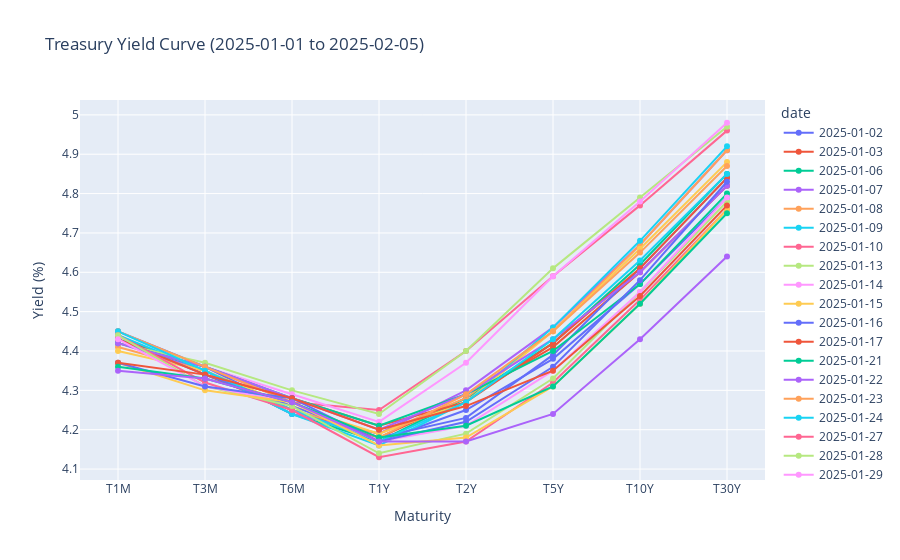

The notebook cell saved with this chart:
### Code cell
fig = plot_yields(db_file = "yields.db",
            start_date = "2025-01-01",
            end_date = "2025-02-05")

fig.show()

### Figure 1 — Plotly figure (JSON) as saved in the notebook; plotly's stock layout.template omitted (floating-point values rounded to 4 significant figures)
{"data": [{"hovertemplate": "date=2025-01-02<br>Maturity=%{x}<br>Yield (%)=%{y}<extra></extra>", "legendgroup": "2025-01-02", "line": {"color": "#636efa", "dash": "solid"}, "marker": {"symbol": "circle"}, "mode": "markers+lines", "name": "2025-01-02", "orientation": "v", "showlegend": true, "type": "scatter", "x": ["T1M", "T3M", "T6M", "T1Y", "T2Y", "T5Y", "T10Y", "T30Y"], "xaxis": "x", "y": [4.45, 4.36, 4.25, 4.17, 4.25, 4.38, 4.57, 4.79], "yaxis": "y"}, {"hovertemplate": "date=2025-01-03<br>Maturity=%{x}<br>Yield (%)=%{y}<extra></extra>", "legendgroup": "2025-01-03", "line": {"color": "#EF553B", "dash": "solid"}, "marker": {"symbol": "circle"}, "mode": "markers+lines", "name": "2025-01-03", "orientation": "v", "showlegend": true, "type": "scatter", "x": ["T1M", "T3M", "T6M", "T1Y", "T2Y", "T5Y", "T10Y", "T30Y"], "xaxis": "x", "y": [4.44, 4.34, 4.25, 4.18, 4.28, 4.41, 4.6, 4.82], "yaxis": "y"}, {"hovertemplate": "date=2025-01-06<br>Maturity=%{x}<br>Yield (%)=%{y}<extra></extra>", "legendgroup": "2025-01-06", "line": {"color": "#00cc96", "dash": "solid"}, "marker": {"symbol": "circle"}, "mode": "markers+lines", "name": "2025-01-06", "orientation": "v", "showlegend": true, "type": "scatter", "x": ["T1M", "T3M", "T6M", "T1Y", "T2Y", "T5Y", "T10Y", "T30Y"], "xaxis": "x", "y": [4.43, 4.35, 4.24, 4.17, 4.28, 4.42, 4.62, 4.85], "yaxis": "y"}, {"hovertemplate": "date=2025-01-07<br>Maturity=%{x}<br>Yield (%)=%{y}<extra></extra>", "legendgroup": "2025-01-07", "line": {"color": "#ab63fa", "dash": "solid"}, "marker": {"symbol": "circle"}, "mode": "markers+lines", "name": "2025-01-07", "orientation": "v", "showlegend": true, "type": "scatter", "x": ["T1M", "T3M", "T6M", "T1Y", "T2Y", "T5Y", "T10Y", "T30Y"], "xaxis": "x", "y": [4.42, 4.35, 4.24, 4.19, 4.3, 4.46, 4.67, 4.91], "yaxis": "y"}, {"hovertemplate": "date=2025-01-08<br>Maturity=%{x}<br>Yield (%)=%{y}<extra></extra>", "legendgroup": "2025-01-08", "line": {"color": "#FFA15A", "dash": "solid"}, "marker": {"symbol": "circle"}, "mode": "markers+lines", "name": "2025-01-08", "orientation": "v", "showlegend": true, "type": "scatter", "x": ["T1M", "T3M", "T6M", "T1Y", "T2Y", "T5Y", "T10Y", "T30Y"], "xaxis": "x", "y": [4.41, 4.35, 4.25, 4.19, 4.28, 4.45, 4.67, 4.91], "yaxis": "y"}, {"hovertemplate": "date=2025-01-09<br>Maturity=%{x}<br>Yield (%)=%{y}<extra></extra>", "legendgroup": "2025-01-09", "line": {"color": "#19d3f3", "dash": "solid"}, "marker": {"symbol": "circle"}, "mode": "markers+lines", "name": "2025-01-09", "orientation": "v", "showlegend": true, "type": "scatter", "x": ["T1M", "T3M", "T6M", "T1Y", "T2Y", "T5Y", "T10Y", "T30Y"], "xaxis": "x", "y": [4.44, 4.35, 4.24, 4.16, 4.27, 4.46, 4.68, 4.92], "yaxis": "y"}, {"hovertemplate": "date=2025-01-10<br>Maturity=%{x}<br>Yield (%)=%{y}<extra></extra>", "legendgroup": "2025-01-10", "line": {"color": "#FF6692", "dash": "solid"}, "marker": {"symbol": "circle"}, "mode": "markers+lines", "name": "2025-01-10", "orientation": "v", "showlegend": true, "type": "scatter", "x": ["T1M", "T3M", "T6M", "T1Y", "T2Y", "T5Y", "T10Y", "T30Y"], "xaxis": "x", "y": [4.42, 4.36, 4.27, 4.25, 4.4, 4.59, 4.77, 4.96], "yaxis": "y"}, {"hovertemplate": "date=2025-01-13<br>Maturity=%{x}<br>Yield (%)=%{y}<extra></extra>", "legendgroup": "2025-01-13", "line": {"color": "#B6E880", "dash": "solid"}, "marker": {"symbol": "circle"}, "mode": "markers+lines", "name": "2025-01-13", "orientation": "v", "showlegend": true, "type": "scatter", "x": ["T1M", "T3M", "T6M", "T1Y", "T2Y", "T5Y", "T10Y", "T30Y"], "xaxis": "x", "y": [4.42, 4.37, 4.3, 4.24, 4.4, 4.61, 4.79, 4.97], "yaxis": "y"}, {"hovertemplate": "date=2025-01-14<br>Maturity=%{x}<br>Yield (%)=%{y}<extra></extra>", "legendgroup": "2025-01-14", "line": {"color": "#FF97FF", "dash": "solid"}, "marker": {"symbol": "circle"}, "mode": "markers+lines", "name": "2025-01-14", "orientation": "v", "showlegend": true, "type": "scatter", "x": ["T1M", "T3M", "T6M", "T1Y", "T2Y", "T5Y", "T10Y", "T30Y"], "xaxis": "x", "y": [4.42, 4.36, 4.29, 4.22, 4.37, 4.59, 4.78, 4.98], "yaxis": "y"}, {"hovertemplate": "date=2025-01-15<br>Maturity=%{x}<br>Yield (%)=%{y}<extra></extra>", "legendgroup": "2025-01-15", "line": {"color": "#FECB52", "dash": "solid"}, "marker": {"symbol": "circle"}, "mode": "markers+lines", "name": "2025-01-15", "orientation": "v", "showlegend": true, "type": "scatter", "x": ["T1M", "T3M", "T6M", "T1Y", "T2Y", "T5Y", "T10Y", "T30Y"], "xaxis": "x", "y": [4.4, 4.35, 4.26, 4.19, 4.27, 4.45, 4.66, 4.88], "yaxis": "y"}, {"hovertemplate": "date=2025-01-16<br>Maturity=%{x}<br>Yield (%)=%{y}<extra></extra>", "legendgroup": "2025-01-16", "line": {"color": "#636efa", "dash": "solid"}, "marker": {"symbol": "circle"}, "mode": "markers+lines", "name": "2025-01-16", "orientation": "v", "showlegend": true, "type": "scatter", "x": ["T1M", "T3M", "T6M", "T1Y", "T2Y", "T5Y", "T10Y", "T30Y"], "xaxis": "x", "y": [4.43, 4.34, 4.26, 4.18, 4.23, 4.39, 4.61, 4.84], "yaxis": "y"}, {"hovertemplate": "date=2025-01-17<br>Maturity=%{x}<br>Yield (%)=%{y}<extra></extra>", "legendgroup": "2025-01-17", "line": {"color": "#EF553B", "dash": "solid"}, "marker": {"symbol": "circle"}, "mode": "markers+lines", "name": "2025-01-17", "orientation": "v", "showlegend": true, "type": "scatter", "x": ["T1M", "T3M", "T6M", "T1Y", "T2Y", "T5Y", "T10Y", "T30Y"], "xaxis": "x", "y": [4.43, 4.34, 4.28, 4.21, 4.27, 4.42, 4.61, 4.84], "yaxis": "y"}, {"hovertemplate": "date=2025-01-21<br>Maturity=%{x}<br>Yield (%)=%{y}<extra></extra>", "legendgroup": "2025-01-21", "line": {"color": "#00cc96", "dash": "solid"}, "marker": {"symbol": "circle"}, "mode": "markers+lines", "name": "2025-01-21", "orientation": "v", "showlegend": true, "type": "scatter", "x": ["T1M", "T3M", "T6M", "T1Y", "T2Y", "T5Y", "T10Y", "T30Y"], "xaxis": "x", "y": [4.42, 4.36, 4.28, 4.21, 4.29, 4.4, 4.57, 4.8], "yaxis": "y"}, {"hovertemplate": "date=2025-01-22<br>Maturity=%{x}<br>Yield (%)=%{y}<extra></extra>", "legendgroup": "2025-01-22", "line": {"color": "#ab63fa", "dash": "solid"}, "marker": {"symbol": "circle"}, "mode": "markers+lines", "name": "2025-01-22", "orientation": "v", "showlegend": true, "type": "scatter", "x": ["T1M", "T3M", "T6M", "T1Y", "T2Y", "T5Y", "T10Y", "T30Y"], "xaxis": "x", "y": [4.42, 4.36, 4.28, 4.2, 4.29, 4.43, 4.6, 4.82], "yaxis": "y"}, {"hovertemplate": "date=2025-01-23<br>Maturity=%{x}<br>Yield (%)=%{y}<extra></extra>", "legendgroup": "2025-01-23", "line": {"color": "#FFA15A", "dash": "solid"}, "marker": {"symbol": "circle"}, "mode": "markers+lines", "name": "2025-01-23", "orientation": "v", "showlegend": true, "type": "scatter", "x": ["T1M", "T3M", "T6M", "T1Y", "T2Y", "T5Y", "T10Y", "T30Y"], "xaxis": "x", "y": [4.45, 4.36, 4.27, 4.18, 4.29, 4.45, 4.65, 4.87], "yaxis": "y"}, {"hovertemplate": "date=2025-01-24<br>Maturity=%{x}<br>Yield (%)=%{y}<extra></extra>", "legendgroup": "2025-01-24", "line": {"color": "#19d3f3", "dash": "solid"}, "marker": {"symbol": "circle"}, "mode": "markers+lines", "name": "2025-01-24", "orientation": "v", "showlegend": true, "type": "scatter", "x": ["T1M", "T3M", "T6M", "T1Y", "T2Y", "T5Y", "T10Y", "T30Y"], "xaxis": "x", "y": [4.45, 4.35, 4.25, 4.17, 4.27, 4.43, 4.63, 4.85], "yaxis": "y"}, {"hovertemplate": "date=2025-01-27<br>Maturity=%{x}<br>Yield (%)=%{y}<extra></extra>", "legendgroup": "2025-01-27", "line": {"color": "#FF6692", "dash": "solid"}, "marker": {"symbol": "circle"}, "mode": "markers+lines", "name": "2025-01-27", "orientation": "v", "showlegend": true, "type": "scatter", "x": ["T1M", "T3M", "T6M", "T1Y", "T2Y", "T5Y", "T10Y", "T30Y"], "xaxis": "x", "y": [4.44, 4.32, 4.25, 4.13, 4.17, 4.32, 4.53, 4.76], "yaxis": "y"}, {"hovertemplate": "date=2025-01-28<br>Maturity=%{x}<br>Yield (%)=%{y}<extra></extra>", "legendgroup": "2025-01-28", "line": {"color": "#B6E880", "dash": "solid"}, "marker": {"symbol": "circle"}, "mode": "markers+lines", "name": "2025-01-28", "orientation": "v", "showlegend": true, "type": "scatter", "x": ["T1M", "T3M", "T6M", "T1Y", "T2Y", "T5Y", "T10Y", "T30Y"], "xaxis": "x", "y": [4.44, 4.31, 4.26, 4.14, 4.19, 4.33, 4.55, 4.78], "yaxis": "y"}, {"hovertemplate": "date=2025-01-29<br>Maturity=%{x}<br>Yield (%)=%{y}<extra></extra>", "legendgroup": "2025-01-29", "line": {"color": "#FF97FF", "dash": "solid"}, "marker": {"symbol": "circle"}, "mode": "markers+lines", "name": "2025-01-29", "orientation": "v", "showlegend": true, "type": "scatter", "x": ["T1M", "T3M", "T6M", "T1Y", "T2Y", "T5Y", "T10Y", "T30Y"], "xaxis": "x", "y": [4.43, 4.31, 4.27, 4.17, 4.21, 4.35, 4.55, 4.79], "yaxis": "y"}, {"hovertemplate": "date=2025-01-30<br>Maturity=%{x}<br>Yield (%)=%{y}<extra></extra>", "legendgroup": "2025-01-30", "line": {"color": "#FECB52", "dash": "solid"}, "marker": {"symbol": "circle"}, "mode": "markers+lines", "name": "2025-01-30", "orientation": "v", "showlegend": true, "type": "scatter", "x": ["T1M", "T3M", "T6M", "T1Y", "T2Y", "T5Y", "T10Y", "T30Y"], "xaxis": "x", "y": [4.37, 4.3, 4.27, 4.16, 4.18, 4.31, 4.52, 4.76], "yaxis": "y"}, {"hovertemplate": "date=2025-01-31<br>Maturity=%{x}<br>Yield (%)=%{y}<extra></extra>", "legendgroup": "2025-01-31", "line": {"color": "#636efa", "dash": "solid"}, "marker": {"symbol": "circle"}, "mode": "markers+lines", "name": "2025-01-31", "orientation": "v", "showlegend": true, "type": "scatter", "x": ["T1M", "T3M", "T6M", "T1Y", "T2Y", "T5Y", "T10Y", "T30Y"], "xaxis": "x", "y": [4.37, 4.31, 4.28, 4.17, 4.22, 4.36, 4.58, 4.83], "yaxis": "y"}, {"hovertemplate": "date=2025-02-03<br>Maturity=%{x}<br>Yield (%)=%{y}<extra></extra>", "legendgroup": "2025-02-03", "line": {"color": "#EF553B", "dash": "solid"}, "marker": {"symbol": "circle"}, "mode": "markers+lines", "name": "2025-02-03", "orientation": "v", "showlegend": true, "type": "scatter", "x": ["T1M", "T3M", "T6M", "T1Y", "T2Y", "T5Y", "T10Y", "T30Y"], "xaxis": "x", "y": [4.37, 4.34, 4.28, 4.2, 4.26, 4.35, 4.54, 4.77], "yaxis": "y"}, {"hovertemplate": "date=2025-02-04<br>Maturity=%{x}<br>Yield (%)=%{y}<extra></extra>", "legendgroup": "2025-02-04", "line": {"color": "#00cc96", "dash": "solid"}, "marker": {"symbol": "circle"}, "mode": "markers+lines", "name": "2025-02-04", "orientation": "v", "showlegend": true, "type": "scatter", "x": ["T1M", "T3M", "T6M", "T1Y", "T2Y", "T5Y", "T10Y", "T30Y"], "xaxis": "x", "y": [4.36, 4.33, 4.27, 4.18, 4.21, 4.31, 4.52, 4.75], "yaxis": "y"}, {"hovertemplate": "date=2025-02-05<br>Maturity=%{x}<br>Yield (%)=%{y}<extra></extra>", "legendgroup": "2025-02-05", "line": {"color": "#ab63fa", "dash": "solid"}, "marker": {"symbol": "circle"}, "mode": "markers+lines", "name": "2025-02-05", "orientation": "v", "showlegend": true, "type": "scatter", "x": ["T1M", "T3M", "T6M", "T1Y", "T2Y", "T5Y", "T10Y", "T30Y"], "xaxis": "x", "y": [4.35, 4.33, 4.27, 4.17, 4.17, 4.24, 4.43, 4.64], "yaxis": "y"}], "layout": {"autosize": true, "legend": {"title": {"text": "date"}, "tracegroupgap": 0}, "title": {"text": "Treasury Yield Curve (2025-01-01 to 2025-02-05)"}, "xaxis": {"anchor": "y", "autorange": true, "domain": [0, 1], "range": [-0.4292, 7.429], "title": {"text": "Maturity"}, "type": "category"}, "yaxis": {"anchor": "x", "autorange": true, "domain": [0, 1], "range": [4.06, 5.05], "title": {"text": "Yield (%)"}, "type": "linear"}}}
